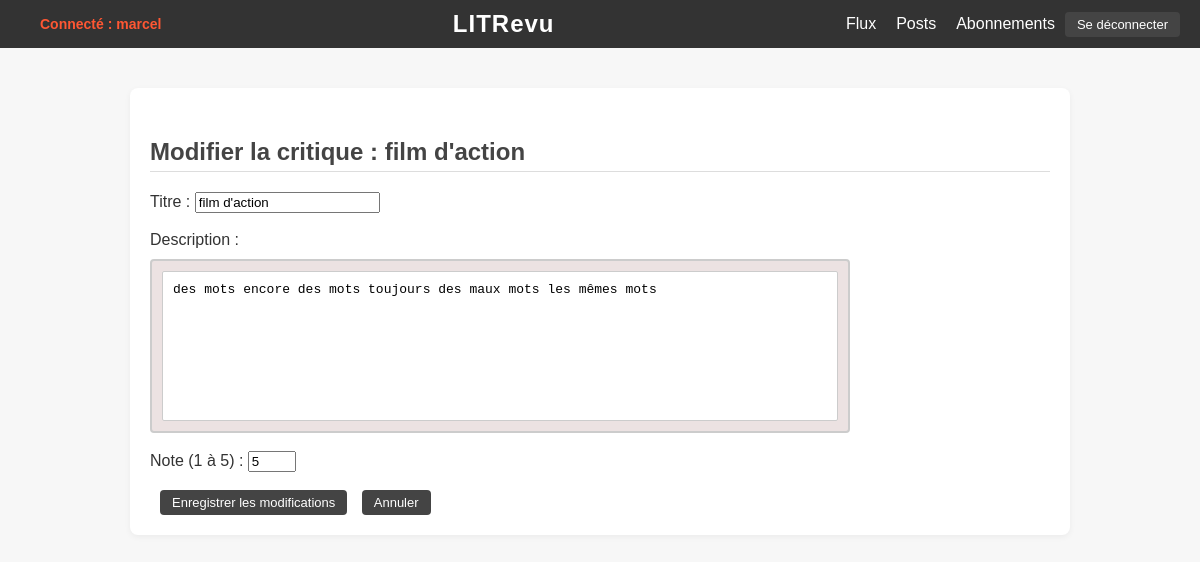
The page /edit_review/1/ (signed in) on the database its author committed.
### myapp/models.py (models this page shows, shortened)
class Review(models.Model):
    headline = models.CharField(max_length=128)
    ticket = models.ForeignKey(Ticket, on_delete=models.SET_NULL, null=True, blank=True)
    user = models.ForeignKey(User, on_delete=models.CASCADE)
    rating = models.PositiveSmallIntegerField(
        validators=[
            MinValueValidator(0),
            MaxValueValidator(5)
        ]
    )
    body = models.TextField(
        blank=True,
        validators=[MaxLengthValidator(8192)]
    )
    time_created = models.DateTimeField(auto_now_add=True)

### myapp/views.py (the view, shortened to what this page needs)
# urls.py: path('edit_review/<int:review_id>/', views.edit_review, name='edit_review'),
@login_required
def edit_review(request, review_id):
    review = get_object_or_404(Review, id=review_id)
    return render(request, 'edit_review.html', {'review': review})

### myapp/templates/edit_review.html (shortened to what this page needs)
{% extends 'base.html' %}
{% block content %}
  <h2>Modifier la critique : {{ review.headline }}</h2>
  <form method="POST">
    <label for="headline">Titre :</label>
    <input type="text" id="headline" name="headline" value="{{ review.headline }}" required><br><br>
    <label for="body">Description :</label>
    <div class="ticket_description">
      <textarea id="body" name="body" required>{{ review.body }}</textarea>
    </div><br>
    <label for="rating">Note (1 à 5) :</label>
    <input type="number" id="rating" name="rating" value="{{ review.rating }}" min="1" max="5" required><br><br>
    <button type="submit" class="button">Enregistrer les modifications</button>
    <form action="{% url 'all_tickets' %}" method="get" style="display: inline;">
      <button type="submit" class="button">Annuler</button>
    </form>
  </form>
{% endblock %}

### myapp/templates/base.html (shortened to what this page needs)
<!DOCTYPE html>
<html lang="fr">
<head>
    {% load static %}
    <link rel="stylesheet" type="text/css" href="{% static 'css/style.css' %}">
</head>
<body>
    <div class="header">
        <div class="message">
            {% if request.user.is_authenticated %}
                <span class="username">Connecté : {{ request.user.username }}</span>
            {% endif %}
        </div>
        <div class="center">LITRevu</div>
        <div class="links">
            <a href="{% url 'user_feed' %}">Flux</a>
            <a href="{% url 'all_tickets' %}">Posts</a>
            <a href="{% url 'follow_user' %}">Abonnements</a>
            <form action="{% url 'logout' %}" method="post">
                <button type="submit">Se déconnecter</button>
            </form>
        </div>
    </div>
    <div class="content">
        {% block content %}{% endblock %}
    </div>
</body>
</html>

### static/css/style.css (style rules this page uses)
body { font-family: 'Segoe UI', sans-serif; margin: 0; padding: 0; background-color: #f7f7f7; color: #333; }
.header { display: flex; justify-content: space-between; align-items: center; padding: 15px 30px; background-color: #222; color: white; }
.header .center { flex: 1; text-align: center; font-size: 26px; font-weight: bold; letter-spacing: 1px; }
.header .links a { color: white; text-decoration: none; margin-left: 20px; transition: color 0.3s; }
.message { font-size: 14px; color: #f2a654; }
.content { max-width: 900px; margin: 40px auto; padding: 20px; background-color: white; border-radius: 8px; box-shadow: 0 2px 6px rgba(0, 0, 0, 0.05); }
h2, h3 { color: #444; border-bottom: 1px solid #ddd; padding-bottom: 5px; margin-top: 30px; }
form { display: inline; }
button { background-color: #444; color: white; border: none; padding: 5px 12px; margin-left: 10px; border-radius: 4px; cursor: pointer; font-size: 13px; transition: background-color 0.3s; text-align: center; width: auto; height: auto; }
a { color: #444; text-decoration: none; }
button { background-color: #444; color: white; border: none; padding: 5px 12px; margin-left: 10px; border-radius: 4px; cursor: pointer; font-size: 13px; transition: background-color 0.3s; }
.ticket_description { max-width: 700px; width: 100%; background-color: #ece2e2; border: 2px solid #ccc; border-radius: 4px; margin-top: 10px; padding: 10px; box-sizing: border-box; overflow: hidden; }
.ticket_description textarea { width: 100%; min-height: 150px; max-height: 400px; padding: 10px; font-size: 13px; border: 1px solid #ccc; border-radius: 2px; resize: none; overflow: auto; white-space: pre-wrap; box-sizing: border-box; display: block; }

### myapp/templates/base.html (style rules this page uses)
body { font-family: Arial, sans-serif; margin: 0; padding: 0; }
.header { display: flex; justify-content: space-between; align-items: center; padding: 10px 20px; background-color: #333; color: white; }
.header .center { flex: 1; text-align: center; font-size: 24px; }
.header .links { display: flex; align-items: center; }
.header .links a { color: white; text-decoration: none; margin-left: 20px; }
.message { color: #ff5733; font-weight: bold; margin-right: 20px; }

### rows shown on the page
Review: headline "film d'action", body "des mots encore des mots toujours des maux mots les mêmes mots", rating "5"

### other values the page prints
{{ request.user.username }} "marcel"
